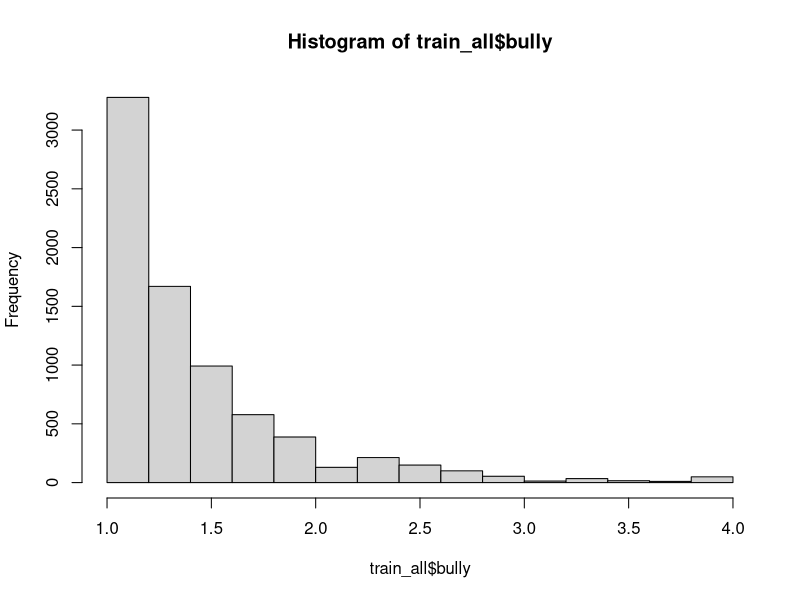

The R source for this figure: (Note: this script raises an error after producing the figure.)
# Pset 3: Predicting Bullying
# Authors: Lambda team
# packages
library(tidyverse)
library(caret)
library(skimr)
library(dplyr)
library(doParallel)


train_all <- read.csv("cleaned_data.csv")

## Data exploration and cleaning
# To answer  Writeup and Discussion Questions (Part I)
skim(train_all)

nrow(train_all)

hist(train_all$bully)

mean_high_low_bully <- train_all %>%
  mutate(bully_group = if_else(bully >= 2.5, ">= 2.5", "< 2.5")) %>%
  group_by(bully_group) %>%
  summarise(
    mean_bully = mean(bully, na.rm = TRUE),
    n = n(),
    .groups = "drop"
  )



#####
# Overall clean-up

# Most of the code below is from Lab10, but we will modify it to fit our needs.

# see if any variables in our dataset have close to zero variability 
# (and thus should be dropped from the analysis)
nzv_to_drop <- nearZeroVar(train_all, saveMetrics = TRUE) %>%
  filter( nzv == TRUE )

train_clean <- train_all %>%
  select(-race_amerind, -feel_safer_other_rank, -student_id)

# Convert all character predictors to factors
train_clean <- train_clean %>%
  mutate(across(where(is.character), as.factor))

# check variable types
map_chr(train_clean, typeof)

type <- map_chr(train_clean, typeof) %>%
  enframe(name = "var", value = "type")

#####
# Splitting data into train and test
# set a seed for reproducibility
set.seed(80107)

# Create an index of rows for a training set with half of the data
trainIndex <- createDataPartition(train_clean$bully,
                                  p = .8, # proportion of data for training
                                  list = FALSE, #results will be in matrix form
                                  times = 1) # number of partitions to create)

# Create a temporary id to subset the data according to the trainIndex
full <- train_clean %>% 
  mutate(temp_id = 1:nrow(train_clean))

train <- full %>% 
  filter(temp_id %in% trainIndex) %>% 
  select(-temp_id)

test <- full %>% 
  filter(!(temp_id %in% trainIndex)) %>% 
  select(-temp_id)

# compare these to `test` and `train`:
summary(train$bully)
summary(test$bully)

# what is the tuning parameter for rf?
modelLookup(model = "rf")
modelLookup(model = "ranger")

#####
# Train model with cross-validation
# Reset the seed
set.seed(80107)

# parallel run this heavy model training
cl <- makePSOCKcluster(parallel::detectCores() - 1)  
registerDoParallel(cl)

# multiple parameters combinations have been tested, these are the ones
# we landed on, test RMSE didn't seem to improve with the tweaks we made.
# we think this might be due to our data being very imbalanced.

grid <- expand.grid(
  mtry = c(5, 10, 15, 20, 25, 30),
  splitrule = c("variance", "extratrees"),
  min.node.size = c(3, 5, 10, 20)     
)

ctrl <- trainControl(
  method = "cv", 
  number = 10,
  savePredictions = "final",
  verboseIter = FALSE      
)
# we saw on Luke's website that he uses ranger as an alternative to rf 
cv_mod_reg <- train(
  bully ~ ., 
  data = train,
  method = "ranger",
  trControl = ctrl,
  num.trees = 1000,       
  tuneGrid = grid,
  metric = "RMSE",
  importance = "permutation"  
)
stopCluster(cl)

#####
# Check results

cv_mod_reg
cv_mod_reg$bestTune
plot(cv_mod_reg)

X <- model.matrix(bully ~ ., data = train)
ncol(X) - 1  # predictors (excluding intercept)

cv_mod_results <- cv_mod_reg$results

ggplot(cv_mod_results, aes(x = mtry, y = RMSE)) +
  geom_point(col = "blue") +
  geom_line(col = "blue") +
  theme_bw()

# retrieve importance (by default, this is scaled from 0-100)
cv_mod_imp <- varImp(cv_mod_reg)

cv_mod_imp <- cv_mod_imp$importance # get the df only

cv_mod_imp <- cv_mod_imp %>% rownames_to_column("var")

ggplot(cv_mod_imp, aes(x = Overall, y = reorder(var, Overall))) +
  geom_col(fill = "blue") +
  labs(y = "Variable", x = "Importance (scaled)") +
  theme_bw()

# had to ask help from chatgpt to display only the top 20 predictors:
cv_mod_imp <- varImp(cv_mod_reg)$importance %>%
  rownames_to_column("var") %>%
  arrange(desc(Overall)) %>%
  slice_head(n = 20)

ggplot(cv_mod_imp, aes(x = Overall, y = reorder(var, Overall))) +
  geom_col(fill = "blue") +
  labs(title = "Top 20 predictors", y = NULL, x = "Importance (scaled)") +
  theme_bw()


train_reg <- train %>%
  mutate(rf_pred = predict(cv_mod_reg, train)) 

# caret has a built-in RMSE function, but it's also easy to calculate by hand:
RMSE(train_reg$bully, train_reg$rf_pred)
sqrt(mean((train_reg$bully - train_reg$rf_pred)^2))

# train RMSE 0.1595064
# now for test data:
test_reg <- test %>%
  mutate(rf_pred = predict(cv_mod_reg, test))

RMSE(test_reg$bully, test_reg$rf_pred)
sqrt(mean((test_reg$bully - test_reg$rf_pred)^2))
# test RMSE 0.399066

#####
# Fill in the csv file with our predictions
new_raw <- read.csv("cleaned_test_data.csv") %>%
  mutate(across(where(is.character), as.factor))
rf_reg <- cv_mod_reg

# Align factor levels to what the regression model saw during training 
# (suggestion from Claude)
for (v in names(rf_reg$xlevels)) {
  if (v %in% names(new_raw)) {
    new_raw[[v]] <- as.character(new_raw[[v]])
    new_raw[[v]][!new_raw[[v]] %in% rf_reg$xlevels[[v]]] <- NA
    new_raw[[v]] <- factor(new_raw[[v]], levels = rf_reg$xlevels[[v]])
  }
}

predicted_bully_level <- predict(rf_reg, newdata = new_raw)

pred_out <- data.frame(
  student_id = new_raw$student_id,
  predicted_bully_level = as.numeric(predicted_bully_level)
)

preds <- write.csv(pred_out, "cleaned_test_data.csv", 
                   row.names = FALSE)

preds <- read.csv("cleaned_test_data.csv")
